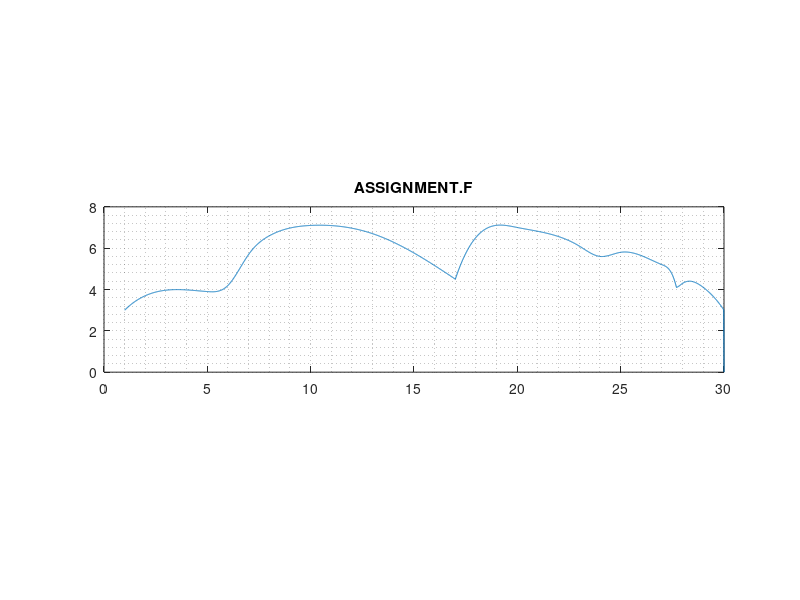

Here is the MATLAB script that generated this plot:
x = [1:0.01:30];

y = ( 1.60638006931 + 1.83404982673*x.^1 + -0.487239861384*x.^2 + 0.0468099653461*x.^3 ).*(x>=1 & x<2) ...
+( 1.76841809497 + 1.59099278824*x.^1 + -0.365711342137*x.^2 + 0.0265552121382*x.^3 ).*(x>=2 & x<5) ...
+( -37.6450407418 + 25.2390680903*x.^1 + -5.09532640255*x.^2 + 0.341862882832*x.^3 ).*(x>=5 & x<6) ...
+( 160.299730261 + -73.7333174113*x.^1 + 11.400071181*x.^2 + -0.574548094034*x.^3 ).*(x>=6 & x<7) ...
+( -90.3912821954 + 33.7056879273*x.^1 + -3.94835815304*x.^2 + 0.156329493303*x.^3 ).*(x>=7 & x<8) ...
+( -22.5976772502 + 8.28308607287*x.^1 + -0.770532921233*x.^2 + 0.0239201086448*x.^3 ).*(x>=8 & x<10) ...
+( 3.87849687282 + 0.340233835971*x.^1 + 0.023752302457*x.^2 + -0.00255606547823*x.^3 ).*(x>=10 & x<13) ...
+( -14.3518727171 + 4.54724220287*x.^1 + -0.299863725766*x.^2 + 0.00574178139927*x.^3 ).*(x>=13 & x<17) ...
+( -984.439023122 + 149.806607471*x.^1 + -7.53497434136*x.^2 + 0.12616207628*x.^3 ).*(x>=17 & x<20) ...
+( 208.302973401 + -29.1046920074*x.^1 + 1.41059063257*x.^2 + -0.0229306732852*x.^3 ).*(x>=20 & x<23) ...
+( -3479.00261937 + 451.848211398*x.^1 + -19.5004051677*x.^2 + 0.280127236863*x.^3 ).*(x>=23 & x<24) ...
+( 5333.96013008 + -649.772132284*x.^1 + 26.4004424857*x.^2 + -0.357384536101*x.^3 ).*(x>=24 & x<25) ...
+( -1628.33195493 + 185.702917918*x.^1 + -7.01855952233*x.^2 + 0.0882021573401*x.^3 ).*(x>=25 & x<27) ...
+( 50653.736967 + -5623.41585119*x.^1 + 208.133987482*x.^2 + -2.56800212666*x.^3 ).*(x>=27 & x<27.7) ...
+( 82483.0796113 + -8870.74279428*x.^1 + 317.993289329*x.^2 + -3.79941327466*x.^3 ).*(x>=27.7 & x<28) ...
+( -7420.3019802 + 761.762376238*x.^1 + -26.0247524752*x.^2 + 0.29603960396*x.^3 ).*(x>=28 & x<29) ...
+( 1393.54455446 + -150.014851485*x.^1 + 5.41584158416*x.^2 + -0.0653465346535*x.^3 ).*(x>=29 & x<30);

plot(x,y);
axis equal;
axis([0 30 0 8]);
title('ASSIGNMENT.F');
grid minor;